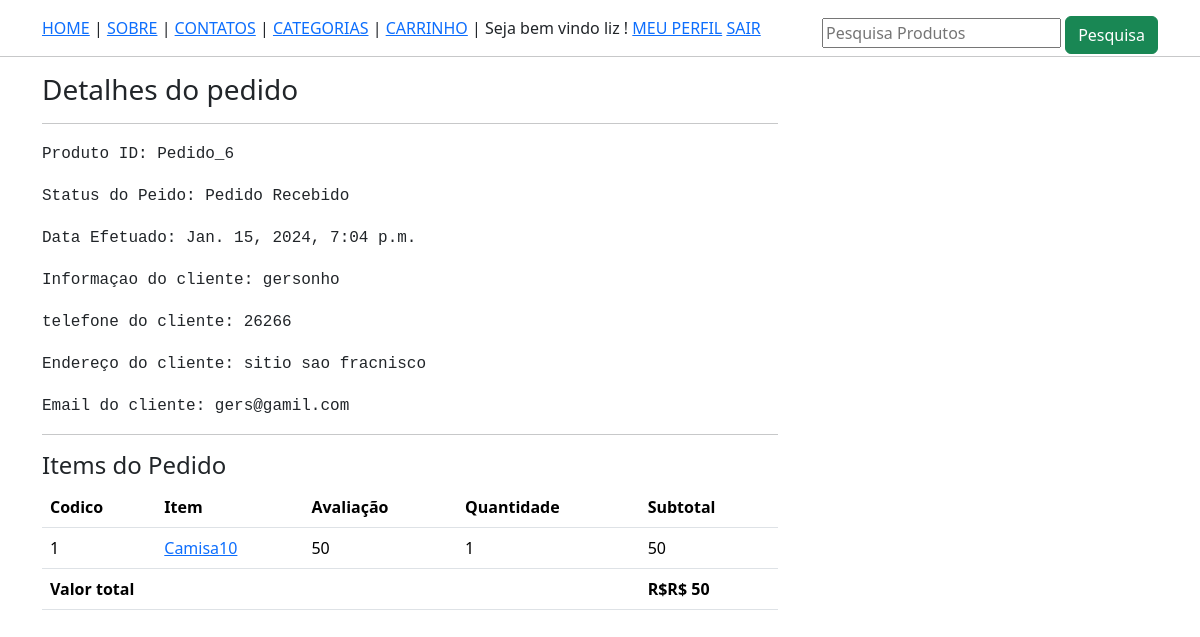
The page /perfil/pedido-6/ (signed in) on the database as committed earlier.
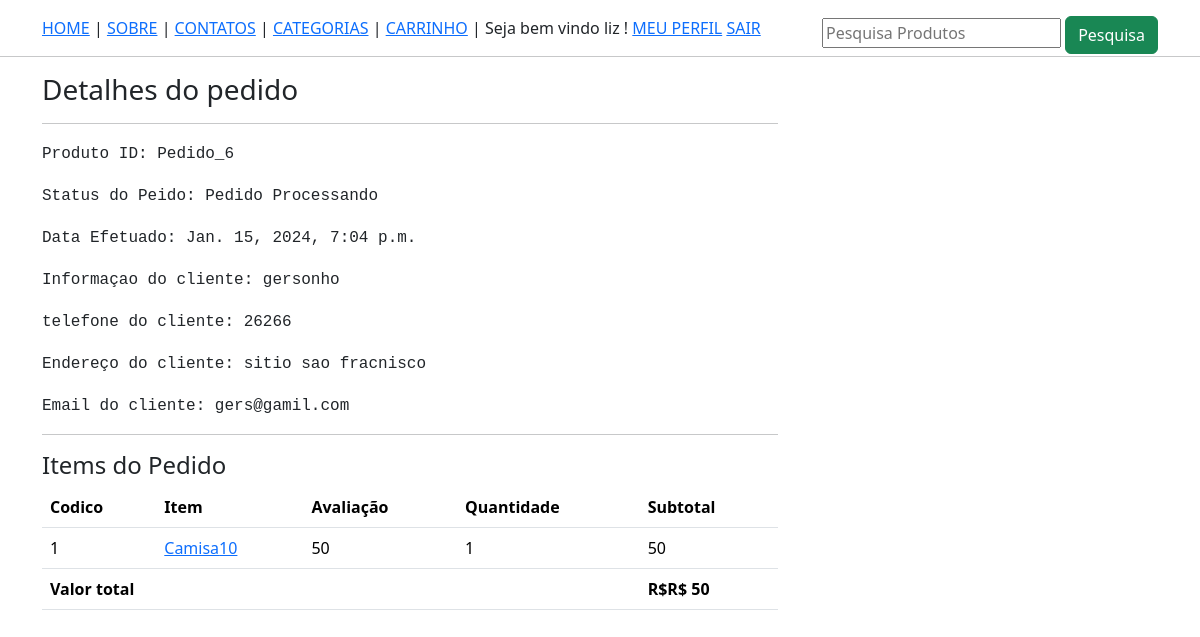
The same page on the database as committed later.
### lojaapp/models.py (models this page shows, shortened)
class Pedido_order(models.Model):
    carro = models.OneToOneField(Carro, on_delete= models.CASCADE)
    ordenado_por = models.CharField(max_length=200, default='SeuValorPadrão')
    endereco_envio = models.CharField(max_length=200)
    telefone = models.CharField(max_length = 10)
    email = models.EmailField(null=True, blank=True)
    subtotal = models.PositiveIntegerField()
    desconto = models.PositiveIntegerField()
    total = models.PositiveIntegerField()
    pedido_status = models.CharField(max_length = 50, choices = PEDIDO_STATUS)
    criado_em = models.DateTimeField(auto_now_add = True)

### lojaapp/views.py (the view)
# urls.py: path('perfil/pedido-<int:pk>/', ClientePedidoDetalheView.as_view(), name='clientepedidodetalhe'),
class ClientePedidoDetalheView(DetailView):
    template_name = 'clientepedidodetalhe.html'
    model = Pedido_order
    context_object_name = "pedido_obj"
    def dispatch(self, request,*args, **kwargs):
        if request.user.is_authenticated and Cliente.objects.filter(user=request.user).exists():
            order_id = self.kwargs["pk"]
            pedido = Pedido_order.objects.get(id= order_id)
            if request.user.cliente != pedido.carro.cliente:
                return redirect("lojaproject/lojaapp/templates/base.html")
        else:
            return redirect("/entrar/?next=/perfil/")
        return super().dispatch(request, *args, **kwargs)

### lojaapp/templates/clientepedidodetalhe.html (shortened to what this page needs)
{% extends 'base.html' %}
{% load humanize %}
{% block content %}
<div class="container">
    <div class="row">
        <div class="col-md-8 max-auto">
            <h3>Detalhes do pedido</h3>
            <hr>
            <p><samp>Produto ID:  </samp><samp>Pedido_{{pedido_obj.id}}</p></samp>
            <p><samp>Status do Peido:   </samp><samp>{{pedido_obj.pedido_status}}</p></samp>
            <p><samp>Data Efetuado:   </samp><samp>{{pedido_obj.criado_em}}</p></samp>
            <p><samp>Informaçao do cliente:   </samp><samp>{{pedido_obj.ordenado_por}}</p></samp>
            <p><samp>telefone do cliente:   </samp><samp>{{pedido_obj.telefone}}</p></samp>
            <p><samp>Endereço do cliente:   </samp><samp>{{pedido_obj.endereco_envio}}</p></samp>
            <p><samp>Email do cliente:   </samp><samp>{{pedido_obj.email}}</p></samp>
            <hr>
            <h4>Items do Pedido</h4>
           <table class ="table">
            <thead>
                <tr>
                    <th>Codico</th>
                    <th>Item</th>
                    <th>Avaliação</th>
                    <th>Quantidade</th>
                    <th>Subtotal</th>
                </tr>
            </thead>
            <tbody>
                {%for cp in pedido_obj.carro.carroproduto_set.all %}
                    <tr>
                        <td>{{forloop.counter}}</td>
                        <td><a target="blank" href="{% url "lojaapp:produtodetelahe" cp.produto.slug %}">{{cp.produto.titulo}}{{cp.produto.id}}</td></a>
                        <td>{{cp.avaliacao}}</td>
                        <td>{{cp.quantidade}}</td>
                        <td>{{cp.subtotal}}</td>
                    </tr>
                {% endfor %}
                <tr>
                <th colspan="4" class ="text-right"> Valor total </th>
                <th>R$R$ {{pedido_obj.total|intcomma }}</th>
                </tr>
            </tbody>
           </table>
        </div>
</div>
</div>
{% endblock %}

Rows that differ between the two databases and show on the page:
changed Pedido_order "gersonho": pedido_status "Pedido Recebido" → "Pedido Processando"
